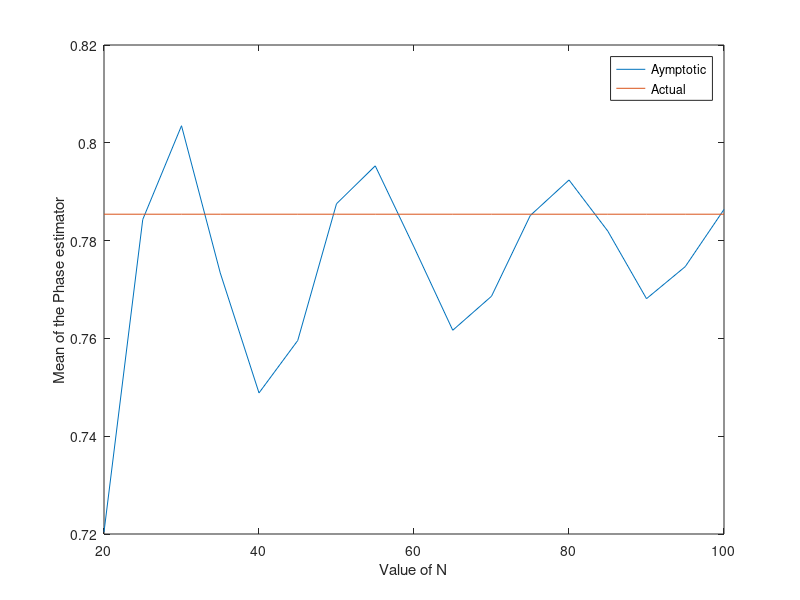
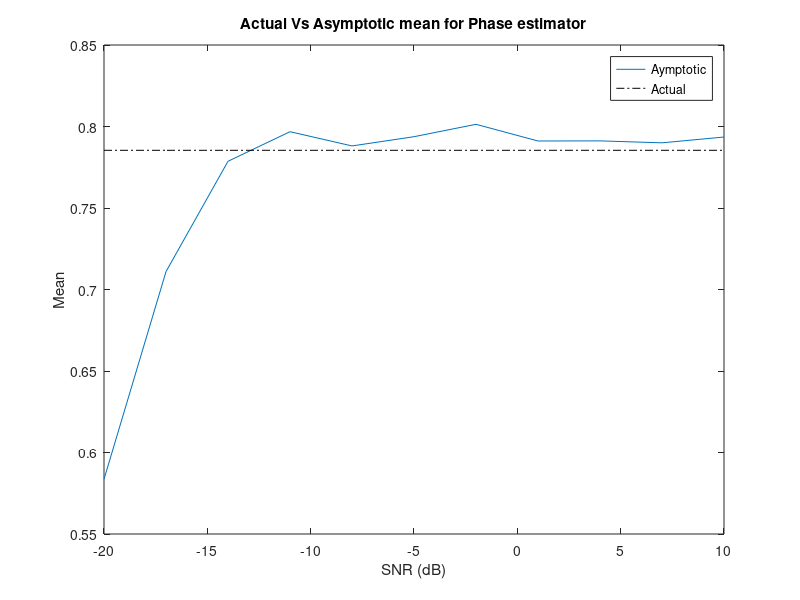
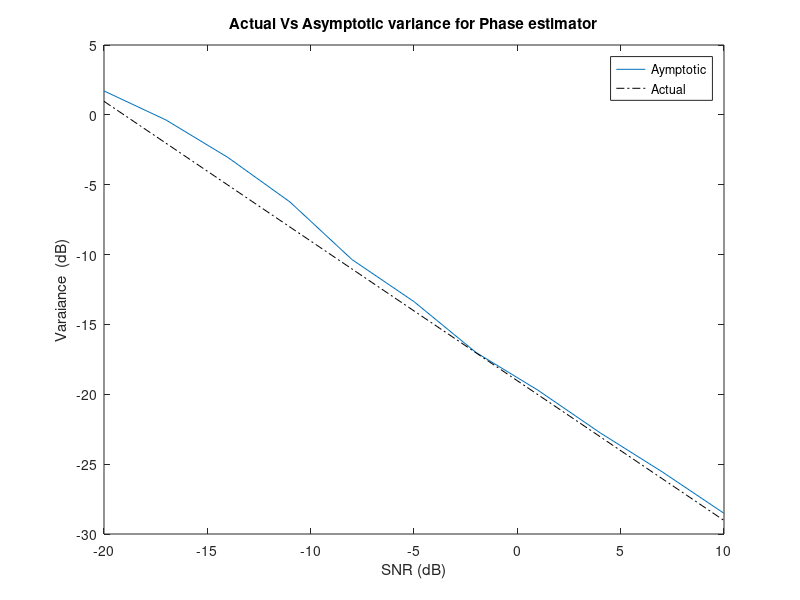
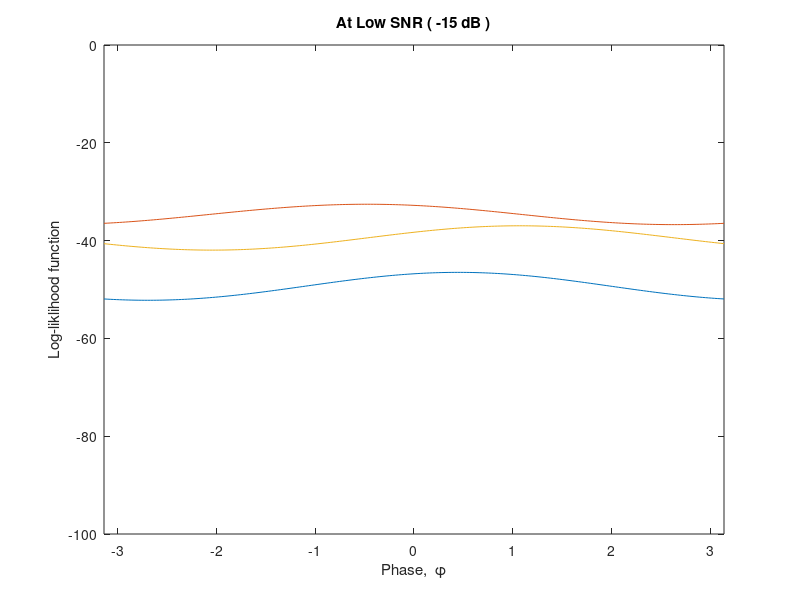

Write MATLAB code to recreate these figures, in order.
% Simusoidal phase estimator (Single parameter estimation)
%%%%%%%%%%%%%%%%%%%%%%%%%%%%%%%%%%%%%%%%%%%%%%%%%%%%%%%%%%%%%%%%%%%%%%%%%%%%%%%%%%%%%%%%%%%%%%%%%%%%%%%
% This portion for calulalting no of samples (N) we want
%%%%%%%%%%%%%%%%%%%%%%%%%%%%%%%%%%%%%%%%%%%%%%%%%%%%%%%%%%%%%%%%%%%%%%%%%%%%%%%%%%%%%%%%%%%%%%%%%%%%%%%
clear all;clc;close all;
N=20:5:100;
A=1; % knowm Amplitude
fo=.08; % Normalized frequency
phi=.25*pi;
noisevar=.05;
nosamples=1000;

% plot(n,A*cos(2*pi*fo*n + phi),n,x); % Original and noisy observations
for l=1:length(N),
n=0:N(l)-1;
for k=1:nosamples,
x= A*cos(2*pi*fo*n + phi)+(sqrt(noisevar)*randn(1,N(l)));
Phi_e(l,k)=-(atan2((x*(sin(2*pi*fo*n'))),(x*(cos(2*pi*fo*n')))));

end
end

plot(N,mean(Phi_e'),N,ones(1,length(N))*phi); % variances can alos be tabulated
xlabel('Value of N');ylabel('Mean of the Phase estimator');legend('Aymptotic','Actual');

%%%%%%%%%%%%%%%%%%%%%%%%%%%%%%%%%%%%%%%%%%%%%%%%%%%%%%%%%%%%%%%%%%%%%%%%%%%%%%%%%%%%%%%%%%%%%%%%%%%%%%%%%%
% Second part of the experiment (Fixed data recored and vary the SNR)
%%%%%%%%%%%%%%%%%%%%%%%%%%%%%%%%%%%%%%%%%%%%%%%%%%%%%%%%%%%%%%%%%%%%%%%%%%%%%%%%%%%%%%%%%%%%%%%%%%%%%%%%%%%
clear all;

N=80; %
n=0:N-1;
A=1; % knowm Amplitude
fo=.08; % Normalized frequency
phi=.25*pi; % Unknown but constant phase
s=A*cos(2*pi*fo*n + phi); 

nosamples=1000;
SNR=-20:3:10; % SNR in dB
SNR_R=10.^(SNR/10);
noisevar=((A^2)./(2*SNR_R));
var_phi=(1./(N*SNR_R));

% plot(n,A*cos(2*pi*fo*n + phi),n,x); % Original and noisy observations
for l=1:length(noisevar),
for k=1:nosamples,
x= s+(sqrt(noisevar(l))*randn(1,N));
Phi_e(k,l)=-(atan2((x*(sin(2*pi*fo*n'))),(x*(cos(2*pi*fo*n')))));
end
end

figure,plot(SNR,mean(Phi_e),SNR,ones(1,length(SNR))*phi,'k-.');
title('Actual Vs Asymptotic mean for Phase estimator');
xlabel(' SNR (dB) ');ylabel('Mean');legend('Aymptotic','Actual')

% figure,semilogy(SNR,var(Phi_e),SNR,ones(1,length(SNR)).*(1./(N*SNR_R)),'k-.');
figure,plot(SNR,10*log10(var(Phi_e)),SNR,10*log10(ones(1,length(SNR)).*(1./(N*SNR_R))),'k-.');
title('Actual Vs Asymptotic variance for Phase estimator');
xlabel(' SNR (dB) ');ylabel(' Varaiance  (dB) ');legend('Aymptotic','Actual')

%%%%%%%%%%%%%%%%%%%%%%%%%%%%%%%%%%%%%%%%%%%%%%%%%%%%%%%%%%%%%%%%%%%%%%%%%%%%%%%%%%%%%%%%%%%%%%%%%%%%%%%%%%
% third part of the experiment (Plot of Log- Liklihood for Different SNR)
%%%%%%%%%%%%%%%%%%%%%%%%%%%%%%%%%%%%%%%%%%%%%%%%%%%%%%%%%%%%%%%%%%%%%%%%%%%%%%%%%%%%%%%%%%%%%%%%%%%%%%%%%%%

clear all;

N=80; %
n=0:N-1;
A=1; % knowm Amplitude
fo=.08; % Normalized frequency
phi=-pi:.01*pi:pi; % Unknown but constant phase
true_phi=.25*pi;

notimes=3; % No of realizations of the Log likihood we want
SNR=-15; % SNR in dB
SNR_R=10.^(SNR/10);
noisevar=((A^2)./(2*SNR_R));
% var_phi=(1./(N*SNR_R));

% plot(n,A*cos(2*pi*fo*n + phi),n,x); % Original and noisy observations
s= A*cos(2*pi*fo*n +true_phi);

for k=1:notimes,
x= s +(sqrt(noisevar)*randn(1,N));
for l=1:length(phi),
% LLF(l,k)= (-N/2)*log(2*pi*noisevar)-(1/(2*noisevar))*(sum((x-(A*cos(2*pi*fo*n +phi(l)))).^2));
LLFF(l,k)= -(1/(2*noisevar))*(sum((x-(A*cos(2*pi*fo*n +phi(l)))).^2));
end
end

figure,plot(phi,LLFF)%
title('At Low SNR ( -15 dB )');
xlabel(' Phase,  {\phi} ');ylabel('Log-liklihood function');
axis([-pi pi -100 0])
